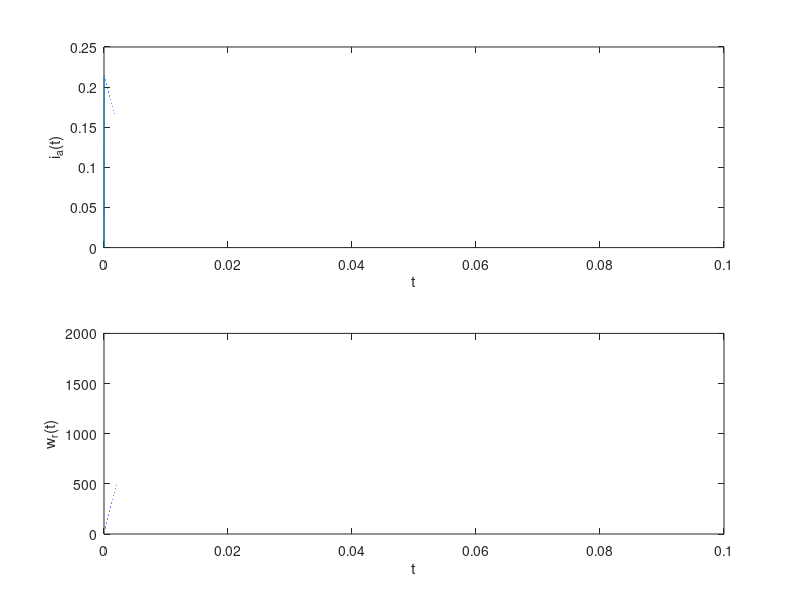

Source code (MATLAB):
clc, clear all, close all;

La = 3.66e-4;
J = 5e-9;
Ra = 55.6;
B = 0;
Ki = 6.49e-3;
Km = 6.54e-3;
dt = 1e-7;
t = 0:dt:0.1;
[ia, wr, theta] = deal(zeros(size(t)));
Va = 12;
TL = 0;

for k = 1: length(t)-1
    dia = -(Ra/La)*ia(k) -(Km/La)*wr(k) +(1/La)*Va;
    dwr = (Ki/J)*ia(k) -(B/J)*wr(k) -(1/J)*TL;
    dtheta = wr(k);
    %x(k+1) = x(k) + dt*dx Integracion de Euler
    ia(k+1) = ia(k) + dt*dia;
    wr(k+1) = wr(k) + dt*dwr;
    theta(k+1) = theta(k) + dt*dtheta;
end

Tmax = Ki * max(ia)

subplot(2,1,1), plot(t, ia), xlabel('t'), ylabel('i_a(t)');
subplot(2,1,2), plot(t, wr), xlabel('t'), ylabel('w_r(t)');
